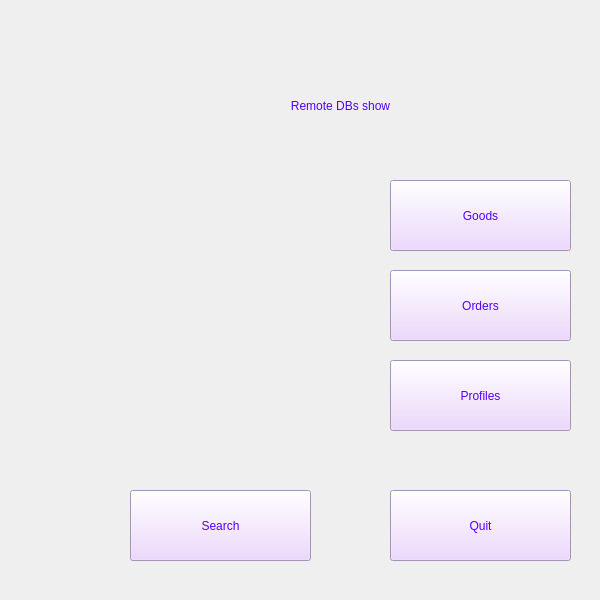
<?xml version="1.0" encoding="UTF-8"?>
<ui version="4.0">
 <class>MainWindow</class>
 <widget class="QMainWindow" name="MainWindow">
  <property name="geometry">
   <rect>
    <x>0</x>
    <y>0</y>
    <width>600</width>
    <height>600</height>
   </rect>
  </property>
  <property name="windowTitle">
   <string>Catshop Remote DBs</string>
  </property>
  <property name="tabShape">
   <enum>QTabWidget::Rounded</enum>
  </property>
  <property name="unifiedTitleAndToolBarOnMac">
   <bool>false</bool>
  </property>
  <widget class="QWidget" name="centralwidget">
   <widget class="QLabel" name="label">
    <property name="geometry">
     <rect>
      <x>0</x>
      <y>0</y>
      <width>101</width>
      <height>601</height>
     </rect>
    </property>
    <property name="text">
     <string/>
    </property>
    <property name="pixmap">
     <pixmap>pic/greenleft.jpg</pixmap>
    </property>
   </widget>
   <widget class="QLabel" name="label_2">
    <property name="geometry">
     <rect>
      <x>120</x>
      <y>30</y>
      <width>441</width>
      <height>151</height>
     </rect>
    </property>
    <property name="styleSheet">
     <string notr="true">font: 75 22pt &quot;MS Shell Dlg 2&quot;;
color: rgb(85, 0, 255);
</string>
    </property>
    <property name="text">
     <string>Remote DBs show</string>
    </property>
    <property name="alignment">
     <set>Qt::AlignCenter</set>
    </property>
   </widget>
   <widget class="QPushButton" name="btn">
    <property name="geometry">
     <rect>
      <x>390</x>
      <y>180</y>
      <width>181</width>
      <height>71</height>
     </rect>
    </property>
    <property name="styleSheet">
     <string notr="true">font: 75 16pt &quot;MS Shell Dlg 2&quot;;
color: rgb(85, 0, 255);
background-color: rgb(233, 205, 255);</string>
    </property>
    <property name="text">
     <string>Goods</string>
    </property>
   </widget>
   <widget class="QPushButton" name="btn1">
    <property name="geometry">
     <rect>
      <x>390</x>
      <y>270</y>
      <width>181</width>
      <height>71</height>
     </rect>
    </property>
    <property name="styleSheet">
     <string notr="true">font: 75 16pt &quot;MS Shell Dlg 2&quot;;
color: rgb(85, 0, 255);
background-color: rgb(233, 205, 255);</string>
    </property>
    <property name="text">
     <string>Orders</string>
    </property>
   </widget>
   <widget class="QPushButton" name="btn2">
    <property name="geometry">
     <rect>
      <x>390</x>
      <y>360</y>
      <width>181</width>
      <height>71</height>
     </rect>
    </property>
    <property name="styleSheet">
     <string notr="true">font: 75 16pt &quot;MS Shell Dlg 2&quot;;
color: rgb(85, 0, 255);
background-color: rgb(233, 205, 255);</string>
    </property>
    <property name="text">
     <string>Profiles</string>
    </property>
   </widget>
   <widget class="QPushButton" name="btn3">
    <property name="geometry">
     <rect>
      <x>390</x>
      <y>490</y>
      <width>181</width>
      <height>71</height>
     </rect>
    </property>
    <property name="styleSheet">
     <string notr="true">font: 75 16pt &quot;MS Shell Dlg 2&quot;;
color: rgb(85, 0, 255);
background-color: rgb(233, 205, 255);</string>
    </property>
    <property name="text">
     <string>Quit</string>
    </property>
   </widget>
   <widget class="QPushButton" name="btn4">
    <property name="geometry">
     <rect>
      <x>130</x>
      <y>490</y>
      <width>181</width>
      <height>71</height>
     </rect>
    </property>
    <property name="styleSheet">
     <string notr="true">font: 75 16pt &quot;MS Shell Dlg 2&quot;;
color: rgb(85, 0, 255);
background-color: rgb(233, 205, 255);</string>
    </property>
    <property name="text">
     <string>Search</string>
    </property>
   </widget>
  </widget>
 </widget>
 <resources/>
 <connections/>
</ui>
